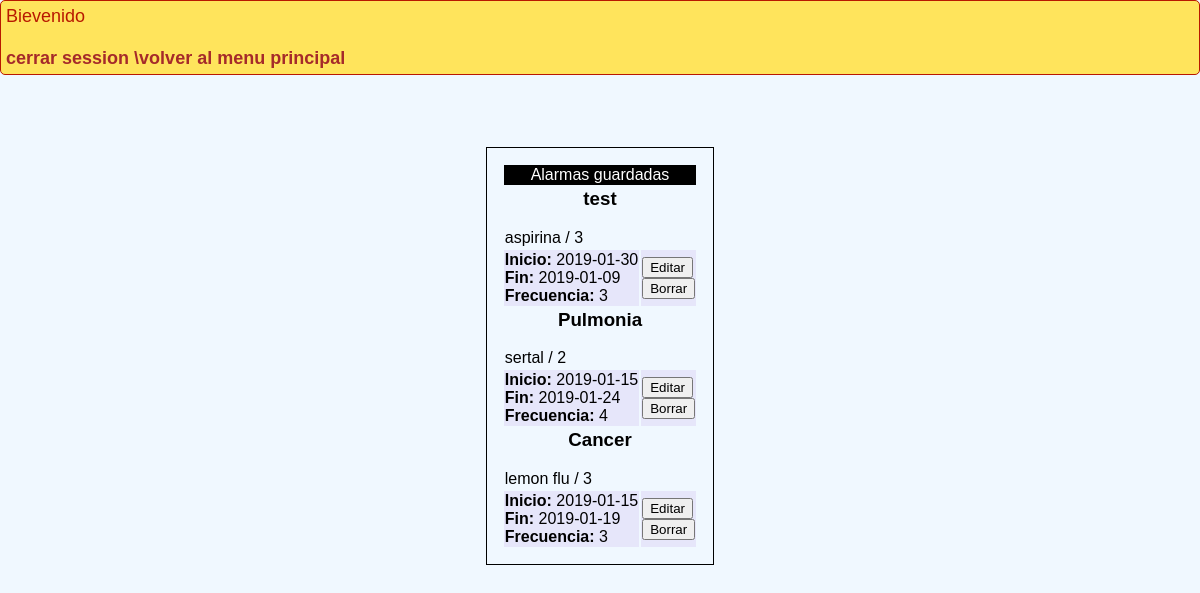
The page /AplicacionWebPHP/alarmas.php on the database its author committed.
### tables this page shows
CREATE TABLE `alarma` (
  `id_alarma` int(11) NOT NULL,
  `nombre` varchar(30) NOT NULL,
  `nombre_med` varchar(30) NOT NULL
);

CREATE TABLE `medicamento` (
  `nombre_med` varchar(30) NOT NULL,
  `dosis` int(1) NOT NULL,
  `laboratorio` varchar(30) NOT NULL,
  `tipo` varchar(20) NOT NULL
);

CREATE TABLE `dia` (
  `id_dia` int(11) NOT NULL,
  `fecha_inicio` date NOT NULL,
  `fecha_final` date NOT NULL,
  `id_alarma` int(11) NOT NULL
);

CREATE TABLE `horario` (
  `id_horario` int(11) NOT NULL,
  `hora` int(2) NOT NULL,
  `minuto` int(2) NOT NULL,
  `periodicidad` int(2) NOT NULL,
  `id_alarma` int(11) NOT NULL
);

### AplicacionWebPHP/alarmas.php (the view, shortened to what this page needs)
<?php
include_once "conexion.php";
$alarmas=mysqli_query($con,"select al.id_alarma as id,al.nombre as nombre,al.nombre_med as medicina,med.dosis as dosis, dia.fecha_inicio as inicio, dia.fecha_final as fin, horario.periodicidad as frecuencia  from alarma as al inner join medicamento as med on med.nombre_med=al.nombre_med inner join dia on dia.id_alarma=al.id_alarma inner join horario on horario.id_alarma=al.id_alarma;");
?>
<html>
<head>
<link rel="stylesheet" href="estilo2.css" media="all">
<div class="mensaje"><?php echo "Bievenido<h3>".$_SESSION["usuario"].'</h3><a href="cerrar.php">cerrar session</a> <a href="panel.php">\volver al menu principal</a>'; ?></div>
</head>
<body>
<br>
<table align="center" style="border:1px solid black; padding: 15px;">
<tr><td colspan=3 bgcolor="#000000"><font color="white"><center>Alarmas guardadas</center></font></td></tr>
<?php
while($row=mysqli_fetch_array($alarmas)) { ?>
<tr>
<td colspan=3>
<h3><?php echo '<center>'.$row["nombre"].'</center>';?></h3>
<?php echo $row["medicina"]." / ".$row["dosis"];?><br>
</td>
</tr>
<tr class="cajas">
<td colspan=2>
<?php echo "<b>Inicio:</b> ".$row["inicio"];?><br>
<?php echo "<b>Fin:</b> ".$row["fin"];?><br>
<?php echo "<b>Frecuencia:</b> ".$row["frecuencia"];?>
</td>
<td>
<?php echo '<input type="button" class="boton2" onclick="location.href=\'accion.php?accion=editar&id='.$row["id"].'\'" value="Editar"><br>' ?>
<?php echo '<input type="button" class="boton2" onclick="location.href=\'accion.php?accion=borrar&id='.$row["id"].'\'" value="Borrar">' ?>
</td>
</tr><br>
<?php
}
?>
</table>
</body>
</html>

### AplicacionWebPHP/estilo2.css (style rules this page uses)
body { background:aliceblue; margin:0; padding:0; font-family:sans-serif; }
a { color:brown; font-weight: bold; text-decoration: none; }
.cajas { width:300px; border: 1px solid darkcyan; height:30px; border-radius:5px; padding: 5px; background:lavender; }
.mensaje { background-color:#ffe45c; padding:5px; color:#b81900; font-size: 18px; border: 1px solid #b81900; border-radius:5px; }

### rows shown on the page
alarma: nombre "test", nombre_med "aspirina", medicamento.dosis "3", dia.fecha_inicio "2019-01-30", dia.fecha_final "2019-01-09", horario.periodicidad "3"
alarma: nombre "Pulmonia", nombre_med "sertal", medicamento.dosis "2", dia.fecha_inicio "2019-01-15", dia.fecha_final "2019-01-24", horario.periodicidad "4"
alarma: nombre "Cancer", nombre_med "lemon flu", medicamento.dosis "3", dia.fecha_inicio "2019-01-15", dia.fecha_final "2019-01-19", horario.periodicidad "3"
